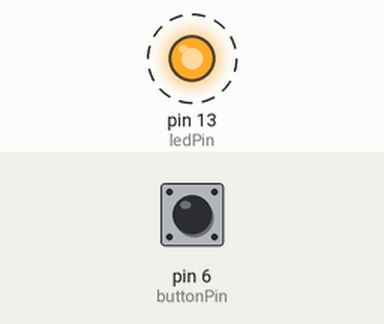
A sketch run on a simulated Arduino Uno, built with avr-gcc and run on an emulated ATmega328P. Parts: output pins drawn as LEDs (lit = HIGH). Dashed ring = blinking. Inputs (shaded band) come from the test bench; at power-on: pin 6 (buttonPin) LOW. What the sketch prints to the serial monitor is not drawn.

Above: at 1.2 s.
1.3 s: pin 6 (buttonPin) pulled HIGH for 3.2 s
At 2.21 s:
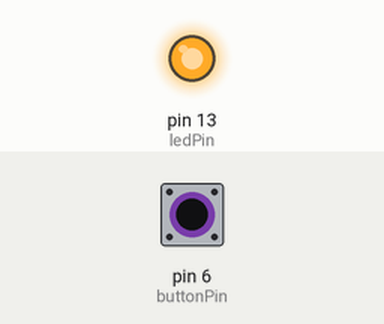
At 4.4 s:
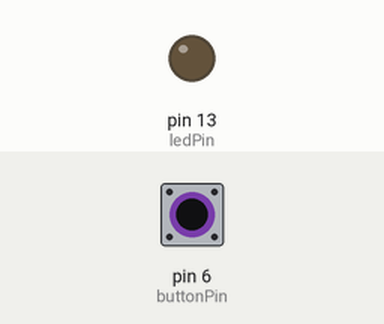
Timing chart, 0 to 12.0 s (numbered marks = the images above; inputs shaded):
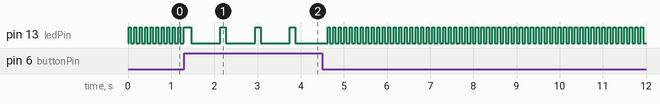

The sketch:

ibutton.ino
```cpp
#include <OneWire.h>

#define pin 11
OneWire ibutton (pin); // Пин D11 для подлючения iButton (Data)
byte addr[8];
//byte ReadID[8] = { 0x01, 0x12, 0x34, 0x56, 0xAB, 0xCD, 0xEF, 0xE0 };
//byte ReadID[8] = { 0x01, 0x00, 0x00, 0x00, 0xFE, 0xD4, 0x53, 0x1E };
//byte ReadID[8] = { 0x01, 0x12, 0x34, 0x56, 0xAB, 0xCD, 0xEF, 0xAA };
byte ReadID[8] = { 0x01, 0xFF, 0xFF, 0xFF, 0xFF, 0x00, 0x00, 0x9B }; // "Универсальный" ключ. Прошивается последовательность 01:FF:FF:FF:FF:FF:FF:2F

const int buttonPin = 6;
const int ledPin = 13;
int buttonState = 0;
int writeflag = 0;
int readflag = 0;

void setup() {
  pinMode(ledPin, OUTPUT);
  pinMode(buttonPin, INPUT);
  Serial.begin(115200);
}

void loop() {

  buttonState = digitalRead(buttonPin);
  if (buttonState == HIGH) {
    readflag = 1;
    writeflag = 1;
    digitalWrite(ledPin, HIGH);
  }
  if (!ibutton.search (addr)) {
    ibutton.reset_search();
    delay(50);
    return;
  }

  digitalWrite(ledPin, HIGH);
  delay(50);

  for (byte x = 0; x < 8; x++) {
    Serial.print(addr[x], HEX);
    if (readflag == 0) {
      ReadID[x] = (addr[x]);
    }
    Serial.print(":");
  }

  byte crc; // Проверка контрольной суммы
  crc = ibutton.crc8(addr, 7);
  Serial.print("CRC: ");
  Serial.println(crc, HEX);
  digitalWrite(ledPin, LOW);

  if ((writeflag == 1) or (Serial.read() == 'w')) {
    ibutton.skip(); ibutton.reset(); ibutton.write(0x33);
    Serial.print("  ID before write:");
    for (byte x = 0; x < 8; x++) {
      Serial.print(' ');
      Serial.print(ibutton.read(), HEX);
    }
    // send reset
    ibutton.skip();
    ibutton.reset();
    // send 0xD1
    ibutton.write(0xD1);
    // send logical 0
    digitalWrite(pin, LOW); pinMode(pin, OUTPUT); delayMicroseconds(60);
    pinMode(pin, INPUT); digitalWrite(pin, HIGH); delay(10);

    Serial.print('\n');
    Serial.print("  Writing iButton ID:\n    ");
    byte newID[8] = { (ReadID[0]), (ReadID[1]), (ReadID[2]), (ReadID[3]), (ReadID[4]), (ReadID[5]), (ReadID[6]), (ReadID[7]) };
    ibutton.skip();
    ibutton.reset();
    ibutton.write(0xD5);
    for (byte x = 0; x < 8; x++) {
      writeByte(newID[x]);
      Serial.print('*');
    }
    Serial.print('\n');
    ibutton.reset();
    // send 0xD1
    ibutton.write(0xD1);
    //send logical 1
    digitalWrite(pin, LOW); pinMode(pin, OUTPUT); delayMicroseconds(10);
    pinMode(pin, INPUT); digitalWrite(pin, HIGH); delay(10);
    writeflag = 0;
    readflag = 0;
    digitalWrite(ledPin, LOW);
  }
}

int writeByte(byte data) {
  int data_bit;
  for (data_bit = 0; data_bit < 8; data_bit++) {
    if (data & 1) {
      digitalWrite(pin, LOW); pinMode(pin, OUTPUT);
      delayMicroseconds(60);
      pinMode(pin, INPUT); digitalWrite(pin, HIGH);
      delay(10);
    } else {
      digitalWrite(pin, LOW); pinMode(pin, OUTPUT);
      pinMode(pin, INPUT); digitalWrite(pin, HIGH);
      delay(10);
    }
    data = data >> 1;
  }
  return 0;
}
```
